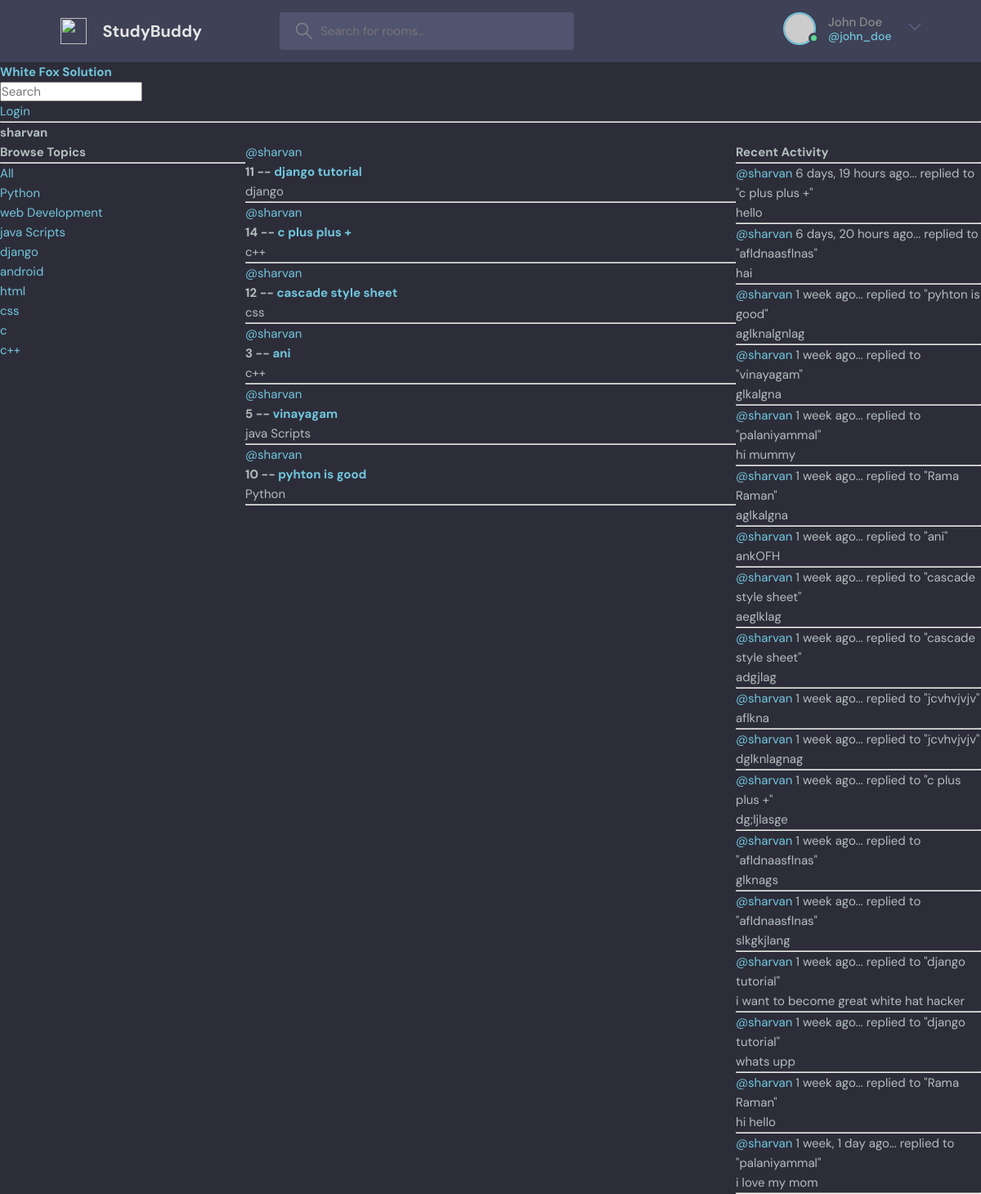
Page /profile/1/ on the committed database.
### base/models.py (models this page shows, shortened)
class Topic(models.Model):
    name = models.CharField(max_length=200)

class Room(models.Model):
    host = models.ForeignKey(User, on_delete=models.SET_NULL, null=True)
    topic = models.ForeignKey(Topic, on_delete=models.SET_NULL, null=True)
    name = models.CharField(max_length=200)
    description = models.TextField(null=True, blank=True)
    participants = models.ManyToManyField(User, related_name='participants', blank=True)
    updated = models.DateTimeField(auto_now=True)
    created = models.DateTimeField(auto_now_add=True)
    class Meta:
        ordering = ['-updated', '-created']  # order the objects from new to older
    def __str__(self):
        return self.name

class Message(models.Model):
    user = models.ForeignKey(User, on_delete=models.CASCADE)
    room = models.ForeignKey(Room, on_delete=models.CASCADE)
    body = models.TextField()
    updated = models.DateTimeField(auto_now=True)
    created = models.DateTimeField(auto_now_add=True)
    class Meta:
        ordering = ['-updated', '-created']
    def __str__(self):
        return self.body[0:50]

### base/views.py (the view)
# urls.py: path('profile/<str:pk>/', views.userProfile, name='user-profile'),
def userProfile(request, pk):
    user = User.objects.get(id=pk)
    rooms = user.room_set.all()
    room_messages = user.message_set.all()
    topics = Topic.objects.all()
    context = {'user': user, 'rooms': rooms, 'room_messages': room_messages, 'topics': topics}
    return render(request, 'base/profile.html', context)

### base/templates/base/profile.html (shortened to what this page needs)
{% extends 'main.html' %}
{% block content %}
<h1>{{user.username}}</h1>
<div class="profile-container">
    <div>
        {% include 'base/topics_component.html' %}
    </div>
    <div>
        {% include 'base/feed_component.html' %}
    </div>
    <div>
        {% include 'base/activity_component.html' %}
    </div>
</div>
{% endblock content %}

### templates/main.html (shortened to what this page needs)
<!DOCTYPE html>
{% load static%}
<html lang="en">
  <head>
    <link rel="stylesheet" href="{% static 'styles/style.css' %}" />
  </head>
  <body>
    <header class="header header--loggedIn">
      <div class="container">
        <a href="/" class="header__logo">
          <img src="assets/logo.svg" />
          <h1>StudyBuddy</h1>
        </a>
        <form class="header__search">
          <label>
            <input placeholder="Search for rooms..." />
          </label>
        </form>
        <nav class="header__menu">
          <div class="header__user">
            <a href="profile.html">
              <div class="avatar avatar--medium active">
                <img src="https://randomuser.me/api/portraits/men/37.jpg" />
              </div>
              <p>John Doe <span>@john_doe</span></p>
            </a>
            <button class="dropdown-button">
              <svg version="1.1" xmlns="http://www.w3.org/2000/svg" width="32" height="32" viewBox="0 0 32 32">
                <title>chevron-down</title>
                <path d="M16 21l-13-13h-3l16 16 16-16h-3l-13 13z"></path>
              </svg>
            </button>
          </div>
        </nav>
      </div>
    </header>
    {% include 'navbar.html' %}
    {% block content %}
    {% endblock content %}
  </body>
</html>

### templates/navbar.html
<a href="/">
    <h1>White Fox Solution</h1>
</a>
<form action="{% url 'home' %}" method="GET">
    <input type="text" name="q" placeholder="Search">
</form>
{% if request.user.is_authenticated %}
<p>Hello {{request.user}}</p>
<a href="{% url 'logout' %}">Logout</a>
{% else %}
<a href="{% url 'login' %}">Login</a>
{% endif %}
<hr>

### base/templates/base/topics_component.html
<h3>Browse Topics</h3>
        <hr>
         <div>
            <a href="{% url 'home' %}">All</a>
        </div>
        {% for topic in topics %}
        <div>
            <a href="{% url 'home' %}?q={{topic.name}}">{{topic.name}}</a>
        </div>
        {% endfor %}

### base/templates/base/feed_component.html (shortened to what this page needs)
<div>
    {% for room in rooms %}
        <div>
            <a href="{% url 'user-profile' room.host.id %}">@{{room.host.username}}</a>
            <h5>{{room.id}} -- <a href="{% url 'room' room.id %}">{{room.name}}</a></h5>
            <small>{{room.topic.name}}</small>
            <hr>
        </div>
    {% endfor %}
</div>

### base/templates/base/activity_component.html (shortened to what this page needs)
<h3>Recent Activity</h3>
        <hr>
        {%for message in room_messages %}
        <div>
            <small><a href="{% url 'user-profile' message.user.id %}">@{{message.user}}</a> {{message.created|timesince}} ago...</small>
            <small>replied to "{{message.room}}"</small>
            <p>{{message}}</p>
            <hr>
        </div>
        {%endfor%}

### static/styles/style.css (style rules this page uses)
:root { --color-main: #71c6dd; --color-main-light: #e1f6fb; --color-dark: #3f4156; --color-dark-medium: #51546e; --color-dark-light: #696d97; --color-light: #e5e5e5; --color-gray: #8b8b8b; --color-light-gray: #b2bdbd; --color-bg: #2d2d39; --color-success: #5dd693; --color-error: #fc4b0b; }
* { font-family: "DM Sans", -apple-system, BlinkMacSystemFont, "Segoe UI", Roboto, Oxygen, Ubuntu, Cantarell, "Open Sans", "Helvetica Neue", sans-serif; margin: 0; padding: 0; box-sizing: border-box; text-rendering: optimizeLegibility; font-size: inherit; }
html { font-size: 56.25%; }
@media only screen and (min-width: 1200px) { html { font-size: 62.5%; } }
body { line-height: 1.6; font-weight: 400; font-size: 1.5rem; color: var(--color-light-gray); background-color: var(--color-bg); min-height: 100vh; }
img { width: 100%; }
a { display: inline-block; color: var(--color-main); text-decoration: none; }
.container { max-width: 120rem; width: 90%; margin: auto; }
.avatar { position: relative; display: inline-block; border-radius: 50%; border: 2px solid var(--color-main); }
.avatar img { display: block; border-radius: 50%; object-fit: cover; object-position: center; }
.avatar::after { content: ""; display: block; position: absolute; background-color: var(--color-gray); z-index: 111; border-radius: 50%; border: 0.3rem solid var(--color-dark); }
.avatar.active::after { background-color: var(--color-success); }
.avatar.avatar--medium img { width: 3.6rem; height: 3.6rem; border-radius: 50%; }
.avatar.avatar--medium:after { width: 0.7rem; height: 0.7rem; bottom: 0px; right: -6px; }
.header { padding: 1.5rem; background-color: var(--color-dark); }
.header > .container { display: flex; gap: 9.5rem; }
.header__logo, .header__user { display: flex; gap: 2rem; align-items: center; }
.header__logo > img { height: 3.2rem; width: 3.2rem; }
.header__logo > h1 { font-weight: 700; font-size: 2rem; color: var(--color-light); }
.header__search > label { background-color: var(--color-dark-medium); padding: 1.3rem 1rem; display: flex; align-items: center; gap: 1rem; border-radius: 4px; }
.header__search svg { fill: var(--color-gray); width: 2rem; height: 2rem; margin-left: 1rem; }
.header__search input { width: 30rem; background: transparent; border: none; outline: none; color: var(--color-light); }
.header__menu { margin-left: auto; position: relative; }
.header__menu a { display: flex; gap: 1.5rem; align-items: center; font-weight: 500; text-decoration: none; color: var(--color-gray); }
.header__menu img { height: 3.6rem; }
.header__menu p { line-height: 1.2; }
.header__menu span { color: var(--color-main); font-weight: 500; font-size: 1.4rem; display: block; }
.header__menu svg { width: 1.6rem; height: 1.6rem; fill: var(--color-dark-light); }
.dropdown-button { background: transparent; border: 0; outline: 0; cursor: pointer; }

### base/templates/base/profile.html (style rules this page uses)
.profile-container { display: grid; grid-template-columns: 1fr 2fr 1fr; }

### rows in the picture
Topic: name "Python"
Topic: name "web Development"
Topic: name "java Scripts"
Topic: name "django"
Topic: name "android"
Topic: name "html"
Topic: name "css"
Topic: name "c"
Topic: name "c++"
Room: host.username "sharvan", id "11", name "django tutorial", topic.name "django"
Room: host.username "sharvan", id "14", name "c plus plus +", topic.name "c++"
Room: host.username "sharvan", id "12", name "cascade style sheet", topic.name "css"
Room: host.username "sharvan", id "3", name "ani", topic.name "c++"
Room: host.username "sharvan", id "5", name "vinayagam", topic.name "java Scripts"
Room: host.username "sharvan", id "10", name "pyhton is good", topic.name "Python"
Message: user "sharvan", created "6 days, 19 hours", room "c plus plus +", body "hello"
Message: user "sharvan", created "6 days, 20 hours", room "afldnaasflnas", body "hai"
Message: user "sharvan", created "1 week", room "pyhton is good", body "aglknalgnlag"
Message: user "sharvan", created "1 week", room "vinayagam", body "glkalgna"
Message: user "sharvan", created "1 week", room "palaniyammal", body "hi mummy"
Message: user "sharvan", created "1 week", room "Rama Raman", body "aglkalgna"
Message: user "sharvan", created "1 week", room "ani", body "ankOFH"
Message: user "sharvan", created "1 week", room "cascade style sheet", body "aeglklag"
Message: user "sharvan", created "1 week", room "cascade style sheet", body "adgjlag"
Message: user "sharvan", created "1 week", room "jcvhvjvjv", body "aflkna"
Message: user "sharvan", created "1 week", room "jcvhvjvjv", body "dglknlagnag"
Message: user "sharvan", created "1 week", room "c plus plus +", body "dg;ljlasge"
Message: user "sharvan", created "1 week", room "afldnaasflnas", body "glknags"
Message: user "sharvan", created "1 week", room "afldnaasflnas", body "slkgkjlang"
Message: user "sharvan", created "1 week", room "django tutorial", body "i want to become great white hat hacker"
Message: user "sharvan", created "1 week", room "django tutorial", body "whats upp"
Message: user "sharvan", created "1 week", room "Rama Raman", body "hi hello"
Message: user "sharvan", created "1 week, 1 day", room "palaniyammal", body "i love my mom"

### other values in the picture
{{ user.username }} "sharvan"
